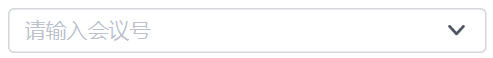
#> input picture meeting_id.png, 493 x 58 px, given in place of big.png, which was not available
$ python execute.py
#> lines starting #> are read from the running program, lines starting #| are printed output that depends on the picture; pictures that were not available may be replaced by others from this repository, and a replacement may not be noted
import os
import pandas as pd
import pyautogui
import time
from datetime import datetime
import cv2
def ScreenshotAndCV(tempFile, whatDo, debug=True):
#> called with tempFile = 'joinbtn.png', debug = False
    pyautogui.screenshot('big.png')
    gray = cv2.imread("big.png",0)
#> gray: shape (58, 493); min 84, max 255, mean 251
    img_template = cv2.imread(tempFile,0)
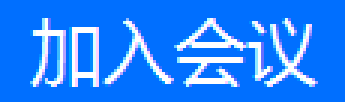
#> input picture final.png, 115 x 34 px, given in place of joinbtn.png, which was not available (shown 3 times larger)
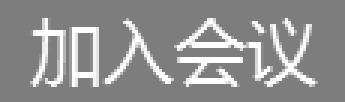
#> img_template: shape (34, 115) (shown 3 times larger); min 125, max 255, mean 145.4
    w, h = img_template.shape[::-1]
#> w = 115; h = 34
    res = cv2.matchTemplate(gray,img_template,cv2.TM_SQDIFF)
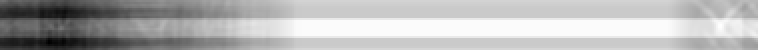
#> res: shape (25, 379) float32 (shown 2 times larger); min 46168912, max 54545312, mean 52119440; drawn with min black and max white
    min_val, max_val, min_loc, max_loc = cv2.minMaxLoc(res)
#> min_val = 46168912; max_val = 54545312; min_loc = (24, 21); max_loc = (360, 12)
    top = min_loc[0]
#> top = 24
    left = min_loc[1]
#> left = 21
    x = [top, left, w, h]
#> x = [24, 21, 115, 34]
    top_left = min_loc
#> top_left = (24, 21)
    bottom_right = (top_left[0] + w, top_left[1] + h)
#> bottom_right = (139, 55)
    pyautogui.moveTo(top+h/2, left+w/2)
    whatDo(x)

    if debug:
        img = cv2.imread("big.png",1)
        cv2.rectangle(img,top_left, bottom_right, (0,0,255), 2)
        img = cv2.resize(img, (0, 0), fx=0.5, fy=0.5, interpolation=cv2.INTER_NEAREST)
        cv2.imshow("processed",img)
        cv2.waitKey(0)
        cv2.destroyAllWindows()
    os.remove("big.png")

def signIn(meeting_id):
    '''
    Enter meeting NO. and join；
    '''
    # Start voov
    os.startfile("C:\Program Files (x86)\Tencent\WeMeet\wemeetapp.exe")
    time.sleep(10)# wait for start
    ScreenshotAndCV("joinbtn.png", pyautogui.click, False)
    time.sleep(1)# get a screenshot to find buttons
    ScreenshotAndCV("meeting_id.png", pyautogui.click, False)
    pyautogui.write(meeting_id)
    ScreenshotAndCV("final.png", pyautogui.click, False)
    if password_exsist==True:
        ScreenshotAndCV("passwordbox.png", pyautogui.click, False)
#> call 4 of ScreenshotAndCV, with tempFile = 'passwordbox.png', debug = False
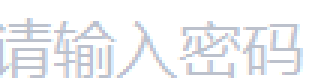
#> input picture passwordbox.png, 109 x 28 px (shown 3 times larger)
#> in ScreenshotAndCV (call 4), `img_template = cv2.imread(tempFile,0)`:
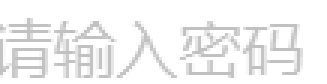
#> img_template: shape (28, 109) (shown 3 times larger); min 193, max 255, mean 243.1
#> in ScreenshotAndCV (call 4), `res = cv2.matchTemplate(gray,img_template,cv2.TM_SQDIFF)`:
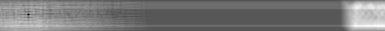
#> res: shape (31, 385) float32; min 972112, max 3671728, mean 2233109.8; drawn with min black and max white
#> in ScreenshotAndCV (call 4), `min_val, max_val, min_loc, max_loc = cv2.minMaxLoc(res)`: min_val = 972112; max_val = 3671728; min_loc = (28, 14); max_loc = (377, 25)
#> in ScreenshotAndCV (call 4), `top = min_loc[0]`: top = 28
#> in ScreenshotAndCV (call 4), `left = min_loc[1]`: left = 14
#> in ScreenshotAndCV (call 4), `x = [top, left, w, h]`: x = [28, 14, 109, 28]
#> in ScreenshotAndCV (call 4), `top_left = min_loc`: top_left = (28, 14)
#> in ScreenshotAndCV (call 4), `bottom_right = (top_left[0] + w, top_left[1] + h)`: bottom_right = (137, 42)
        time.sleep(5)
        pyautogui.write(password)
        ScreenshotAndCV("confirmpass.png", pyautogui.click, False)
    time.sleep(2)


while True:
    now = datetime.now().strftime("%H:%M")#dont forget to add 0 before A.M. time!
    password_exsist=True
    debugging=True
    password='666666'#meeting room password goes here
    if now=="13:40" or debugging==True:#here goes your time!
        meeting_id = '12345678'#Your meeting number goes here!
        time.sleep(5)
        signIn(meeting_id)
        print('Joined.')
        break
    time.sleep(40)
